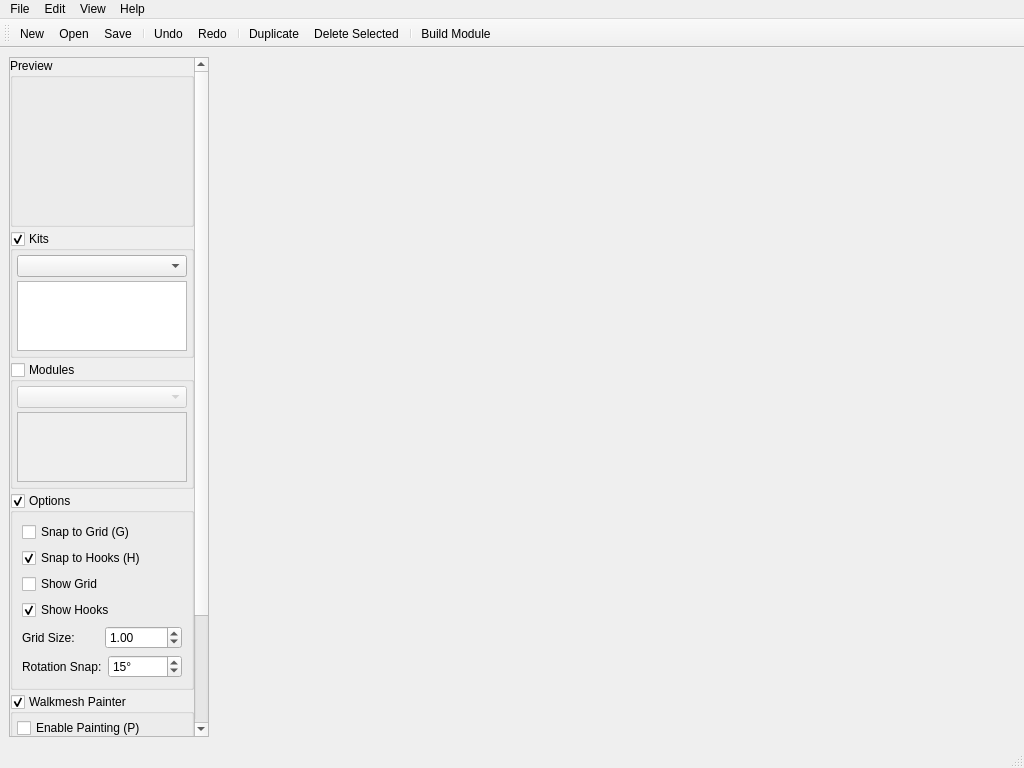
<?xml version="1.0" encoding="UTF-8"?>
<ui version="4.0">
 <class>MainWindow</class>
 <widget class="QMainWindow" name="MainWindow">
  <property name="geometry">
   <rect>
    <x>0</x>
    <y>0</y>
    <width>1024</width>
    <height>768</height>
   </rect>
  </property>
  <property name="windowTitle">
   <string>Map Builder</string>
  </property>
  <widget class="QWidget" name="centralwidget">
   <layout class="QHBoxLayout" name="horizontalLayout" stretch="1,4">
    <item>
     <widget class="QScrollArea" name="leftScrollArea">
      <property name="widgetResizable">
       <bool>true</bool>
      </property>
      <property name="horizontalScrollBarPolicy">
       <enum>Qt::ScrollBarAlwaysOff</enum>
      </property>
      <widget class="QWidget" name="leftScrollContents">
       <layout class="QVBoxLayout" name="leftScrollLayout">
        <property name="spacing">
         <number>4</number>
        </property>
        <property name="leftMargin">
         <number>0</number>
        </property>
        <property name="topMargin">
         <number>0</number>
        </property>
        <property name="rightMargin">
         <number>0</number>
        </property>
        <property name="bottomMargin">
         <number>0</number>
        </property>
        <!-- Unified Preview -->
        <item>
         <widget class="QGroupBox" name="previewBox">
          <property name="title">
           <string>Preview</string>
          </property>
          <layout class="QGridLayout" name="previewLayout">
           <item row="0" column="0">
            <widget class="QLabel" name="previewImage">
             <property name="minimumSize">
              <size>
               <width>128</width>
               <height>128</height>
              </size>
             </property>
             <property name="maximumSize">
              <size>
               <width>128</width>
               <height>128</height>
              </size>
             </property>
             <property name="text">
              <string/>
             </property>
             <property name="scaledContents">
              <bool>true</bool>
             </property>
            </widget>
           </item>
          </layout>
         </widget>
        </item>
        <!-- Kits Collapsible Section -->
        <item>
         <widget class="CollapsibleGroupBox" name="kitsGroupBox">
          <property name="title">
           <string>Kits</string>
          </property>
          <property name="checkable">
           <bool>true</bool>
          </property>
          <property name="checked">
           <bool>true</bool>
          </property>
          <layout class="QVBoxLayout" name="kitsLayout">
           <property name="spacing">
            <number>4</number>
           </property>
           <property name="leftMargin">
            <number>4</number>
           </property>
           <property name="topMargin">
            <number>4</number>
           </property>
           <property name="rightMargin">
            <number>4</number>
           </property>
           <property name="bottomMargin">
            <number>4</number>
           </property>
           <item>
            <widget class="QComboBox" name="kitSelect"/>
           </item>
           <item>
            <widget class="QListWidget" name="componentList">
             <property name="minimumHeight">
              <number>150</number>
             </property>
            </widget>
           </item>
          </layout>
         </widget>
        </item>
        <!-- Modules Collapsible Section -->
        <item>
         <widget class="CollapsibleGroupBox" name="modulesGroupBox">
          <property name="title">
           <string>Modules</string>
          </property>
          <property name="checkable">
           <bool>true</bool>
          </property>
          <property name="checked">
           <bool>false</bool>
          </property>
          <layout class="QVBoxLayout" name="modulesLayout">
           <property name="spacing">
            <number>4</number>
           </property>
           <property name="leftMargin">
            <number>4</number>
           </property>
           <property name="topMargin">
            <number>4</number>
           </property>
           <property name="rightMargin">
            <number>4</number>
           </property>
           <property name="bottomMargin">
            <number>4</number>
           </property>
           <item>
            <widget class="QComboBox" name="moduleSelect"/>
           </item>
           <item>
            <widget class="QListWidget" name="moduleComponentList">
             <property name="minimumHeight">
              <number>150</number>
             </property>
            </widget>
           </item>
          </layout>
         </widget>
        </item>
        <!-- Options Section -->
        <item>
         <widget class="CollapsibleGroupBox" name="optionsBox">
          <property name="checkable">
           <bool>true</bool>
          </property>
          <property name="checked">
           <bool>true</bool>
          </property>
          <property name="title">
           <string>Options</string>
          </property>
          <layout class="QVBoxLayout" name="optionsLayout">
           <item>
            <widget class="QCheckBox" name="snapToGridCheck">
             <property name="text">
              <string>Snap to Grid (G)</string>
             </property>
            </widget>
           </item>
           <item>
            <widget class="QCheckBox" name="snapToHooksCheck">
             <property name="text">
              <string>Snap to Hooks (H)</string>
             </property>
             <property name="checked">
              <bool>true</bool>
             </property>
            </widget>
           </item>
           <item>
            <widget class="QCheckBox" name="showGridCheck">
             <property name="text">
              <string>Show Grid</string>
             </property>
            </widget>
           </item>
           <item>
            <widget class="QCheckBox" name="showHooksCheck">
             <property name="text">
              <string>Show Hooks</string>
             </property>
             <property name="checked">
              <bool>true</bool>
             </property>
            </widget>
           </item>
           <item>
            <layout class="QHBoxLayout" name="gridSizeLayout">
             <item>
              <widget class="QLabel" name="gridSizeLabel">
               <property name="text">
                <string>Grid Size:</string>
               </property>
              </widget>
             </item>
             <item>
              <widget class="QDoubleSpinBox" name="gridSizeSpin">
               <property name="minimum">
                <double>0.5</double>
               </property>
               <property name="maximum">
                <double>10.0</double>
               </property>
               <property name="singleStep">
                <double>0.5</double>
               </property>
               <property name="value">
                <double>1.0</double>
               </property>
              </widget>
             </item>
            </layout>
           </item>
           <item>
            <layout class="QHBoxLayout" name="rotSnapLayout">
             <item>
              <widget class="QLabel" name="rotSnapLabel">
               <property name="text">
                <string>Rotation Snap:</string>
               </property>
              </widget>
             </item>
             <item>
              <widget class="QSpinBox" name="rotSnapSpin">
               <property name="minimum">
                <number>1</number>
               </property>
               <property name="maximum">
                <number>90</number>
               </property>
               <property name="value">
                <number>15</number>
               </property>
               <property name="suffix">
                <string>°</string>
               </property>
              </widget>
             </item>
            </layout>
           </item>
          </layout>
         </widget>
        </item>
        <!-- Walkmesh Painter Section -->
        <item>
         <widget class="CollapsibleGroupBox" name="walkmeshBox">
          <property name="checkable">
           <bool>true</bool>
          </property>
          <property name="checked">
           <bool>true</bool>
          </property>
          <property name="title">
           <string>Walkmesh Painter</string>
          </property>
          <layout class="QVBoxLayout" name="walkmeshLayout">
           <property name="spacing">
            <number>4</number>
           </property>
           <property name="leftMargin">
            <number>4</number>
           </property>
           <property name="topMargin">
            <number>4</number>
           </property>
           <property name="rightMargin">
            <number>4</number>
           </property>
           <property name="bottomMargin">
            <number>4</number>
           </property>
           <item>
            <widget class="QCheckBox" name="enablePaintCheck">
             <property name="text">
              <string>Enable Painting (P)</string>
             </property>
            </widget>
           </item>
           <item>
            <widget class="QCheckBox" name="colorizeMaterialsCheck">
             <property name="text">
              <string>Colorize Materials</string>
             </property>
             <property name="checked">
              <bool>true</bool>
             </property>
            </widget>
           </item>
           <item>
            <widget class="QListWidget" name="materialList">
             <property name="minimumHeight">
              <number>180</number>
             </property>
            </widget>
           </item>
           <item>
            <layout class="QHBoxLayout" name="walkmeshButtonsLayout">
             <item>
              <widget class="QPushButton" name="resetPaintButton">
               <property name="text">
                <string>Reset Selected</string>
               </property>
              </widget>
             </item>
             <item>
              <spacer name="walkmeshButtonsSpacer">
               <property name="orientation">
                <enum>Qt::Horizontal</enum>
               </property>
               <property name="sizeHint" stdset="0">
                <size>
                 <width>40</width>
                 <height>20</height>
                </size>
               </property>
              </spacer>
             </item>
            </layout>
           </item>
          </layout>
         </widget>
        </item>
        <!-- Spacer to push everything up -->
        <item>
         <spacer name="verticalSpacer">
          <property name="orientation">
           <enum>Qt::Vertical</enum>
          </property>
          <property name="sizeHint" stdset="0">
           <size>
            <width>20</width>
            <height>40</height>
           </size>
          </property>
         </spacer>
        </item>
       </layout>
      </widget>
     </widget>
    </item>
    <item>
     <widget class="IndoorMapRenderer" name="mapRenderer" native="true">
      <property name="mouseTracking">
       <bool>true</bool>
      </property>
      <property name="focusPolicy">
       <enum>Qt::StrongFocus</enum>
      </property>
      <property name="contextMenuPolicy">
       <enum>Qt::CustomContextMenu</enum>
      </property>
     </widget>
    </item>
   </layout>
  </widget>
  <widget class="QMenuBar" name="menubar">
   <property name="geometry">
    <rect>
     <x>0</x>
     <y>0</y>
     <width>1024</width>
     <height>22</height>
    </rect>
   </property>
   <widget class="QMenu" name="menuFile">
    <property name="title">
     <string>File</string>
    </property>
    <addaction name="actionNew"/>
    <addaction name="actionOpen"/>
    <addaction name="actionSave"/>
    <addaction name="actionSaveAs"/>
    <addaction name="separator"/>
    <addaction name="actionBuild"/>
    <addaction name="actionSettings"/>
    <addaction name="separator"/>
    <addaction name="actionDownloadKits"/>
    <addaction name="separator"/>
    <addaction name="actionExit"/>
   </widget>
   <widget class="QMenu" name="menuEdit">
    <property name="title">
     <string>Edit</string>
    </property>
    <addaction name="actionUndo"/>
    <addaction name="actionRedo"/>
    <addaction name="separator"/>
    <addaction name="actionCut"/>
    <addaction name="actionCopy"/>
    <addaction name="actionPaste"/>
    <addaction name="separator"/>
    <addaction name="actionDuplicate"/>
    <addaction name="actionDeleteSelected"/>
    <addaction name="separator"/>
    <addaction name="actionSelectAll"/>
    <addaction name="actionDeselectAll"/>
   </widget>
   <widget class="QMenu" name="menuView">
    <property name="title">
     <string>View</string>
    </property>
    <addaction name="actionZoomIn"/>
    <addaction name="actionZoomOut"/>
    <addaction name="actionResetView"/>
    <addaction name="separator"/>
    <addaction name="actionCenterOnSelection"/>
   </widget>
   <widget class="QMenu" name="menuHelp">
    <property name="title">
     <string>Help</string>
    </property>
    <addaction name="actionInstructions"/>
   </widget>
   <addaction name="menuFile"/>
   <addaction name="menuEdit"/>
   <addaction name="menuView"/>
   <addaction name="menuHelp"/>
  </widget>
  <widget class="QStatusBar" name="statusbar"/>
  <widget class="QToolBar" name="toolBar">
   <property name="windowTitle">
    <string>Toolbar</string>
   </property>
   <attribute name="toolBarArea">
    <enum>TopToolBarArea</enum>
   </attribute>
   <addaction name="actionNew"/>
   <addaction name="actionOpen"/>
   <addaction name="actionSave"/>
   <addaction name="separator"/>
   <addaction name="actionUndo"/>
   <addaction name="actionRedo"/>
   <addaction name="separator"/>
   <addaction name="actionDuplicate"/>
   <addaction name="actionDeleteSelected"/>
   <addaction name="separator"/>
   <addaction name="actionBuild"/>
  </widget>
  <action name="actionOpen">
   <property name="text">
    <string>Open</string>
   </property>
   <property name="shortcut">
    <string>Ctrl+O</string>
   </property>
  </action>
  <action name="actionSave">
   <property name="text">
    <string>Save</string>
   </property>
   <property name="shortcut">
    <string>Ctrl+S</string>
   </property>
  </action>
  <action name="actionSaveAs">
   <property name="text">
    <string>Save As...</string>
   </property>
   <property name="shortcut">
    <string>Ctrl+Shift+S</string>
   </property>
  </action>
  <action name="actionNew">
   <property name="text">
    <string>New</string>
   </property>
   <property name="shortcut">
    <string>Ctrl+N</string>
   </property>
  </action>
  <action name="actionExit">
   <property name="text">
    <string>Exit</string>
   </property>
   <property name="shortcut">
    <string>Ctrl+Q</string>
   </property>
  </action>
  <action name="actionBuild">
   <property name="text">
    <string>Build Module</string>
   </property>
   <property name="shortcut">
    <string>Ctrl+B</string>
   </property>
  </action>
  <action name="actionSettings">
   <property name="text">
    <string>Settings...</string>
   </property>
   <property name="shortcut">
    <string>Ctrl+Alt+S</string>
   </property>
  </action>
  <action name="actionDeleteSelected">
   <property name="text">
    <string>Delete Selected</string>
   </property>
   <property name="shortcut">
    <string>Del</string>
   </property>
  </action>
  <action name="actionDownloadKits">
   <property name="text">
    <string>Download Kits...</string>
   </property>
  </action>
  <action name="actionInstructions">
   <property name="text">
    <string>Instructions</string>
   </property>
   <property name="shortcut">
    <string>F1</string>
   </property>
  </action>
  <action name="actionUndo">
   <property name="text">
    <string>Undo</string>
   </property>
   <property name="shortcut">
    <string>Ctrl+Z</string>
   </property>
  </action>
  <action name="actionRedo">
   <property name="text">
    <string>Redo</string>
   </property>
   <property name="shortcut">
    <string>Ctrl+Y</string>
   </property>
  </action>
  <action name="actionCut">
   <property name="text">
    <string>Cut</string>
   </property>
   <property name="shortcut">
    <string>Ctrl+X</string>
   </property>
  </action>
  <action name="actionCopy">
   <property name="text">
    <string>Copy</string>
   </property>
   <property name="shortcut">
    <string>Ctrl+C</string>
   </property>
  </action>
  <action name="actionPaste">
   <property name="text">
    <string>Paste</string>
   </property>
   <property name="shortcut">
    <string>Ctrl+V</string>
   </property>
  </action>
  <action name="actionDuplicate">
   <property name="text">
    <string>Duplicate</string>
   </property>
   <property name="shortcut">
    <string>Ctrl+D</string>
   </property>
  </action>
  <action name="actionSelectAll">
   <property name="text">
    <string>Select All</string>
   </property>
   <property name="shortcut">
    <string>Ctrl+A</string>
   </property>
  </action>
  <action name="actionDeselectAll">
   <property name="text">
    <string>Deselect All</string>
   </property>
   <property name="shortcut">
    <string>Escape</string>
   </property>
  </action>
  <action name="actionZoomIn">
   <property name="text">
    <string>Zoom In</string>
   </property>
   <property name="shortcut">
    <string>Ctrl+=</string>
   </property>
  </action>
  <action name="actionZoomOut">
   <property name="text">
    <string>Zoom Out</string>
   </property>
   <property name="shortcut">
    <string>Ctrl+-</string>
   </property>
  </action>
  <action name="actionResetView">
   <property name="text">
    <string>Reset View</string>
   </property>
   <property name="shortcut">
    <string>Home</string>
   </property>
  </action>
  <action name="actionCenterOnSelection">
   <property name="text">
    <string>Center on Selection</string>
   </property>
   <property name="shortcut">
    <string>F</string>
   </property>
  </action>
 </widget>
 <customwidgets>
  <customwidget>
   <class>IndoorMapRenderer</class>
   <extends>QWidget</extends>
   <header location="global">toolset.gui.windows.indoor_builder</header>
   <container>1</container>
  </customwidget>
  <customwidget>
   <class>CollapsibleGroupBox</class>
   <extends>QGroupBox</extends>
   <header location="global">toolset.gui.common.widgets.collapsible</header>
  </customwidget>
 </customwidgets>
 <resources/>
 <connections/>
</ui>
